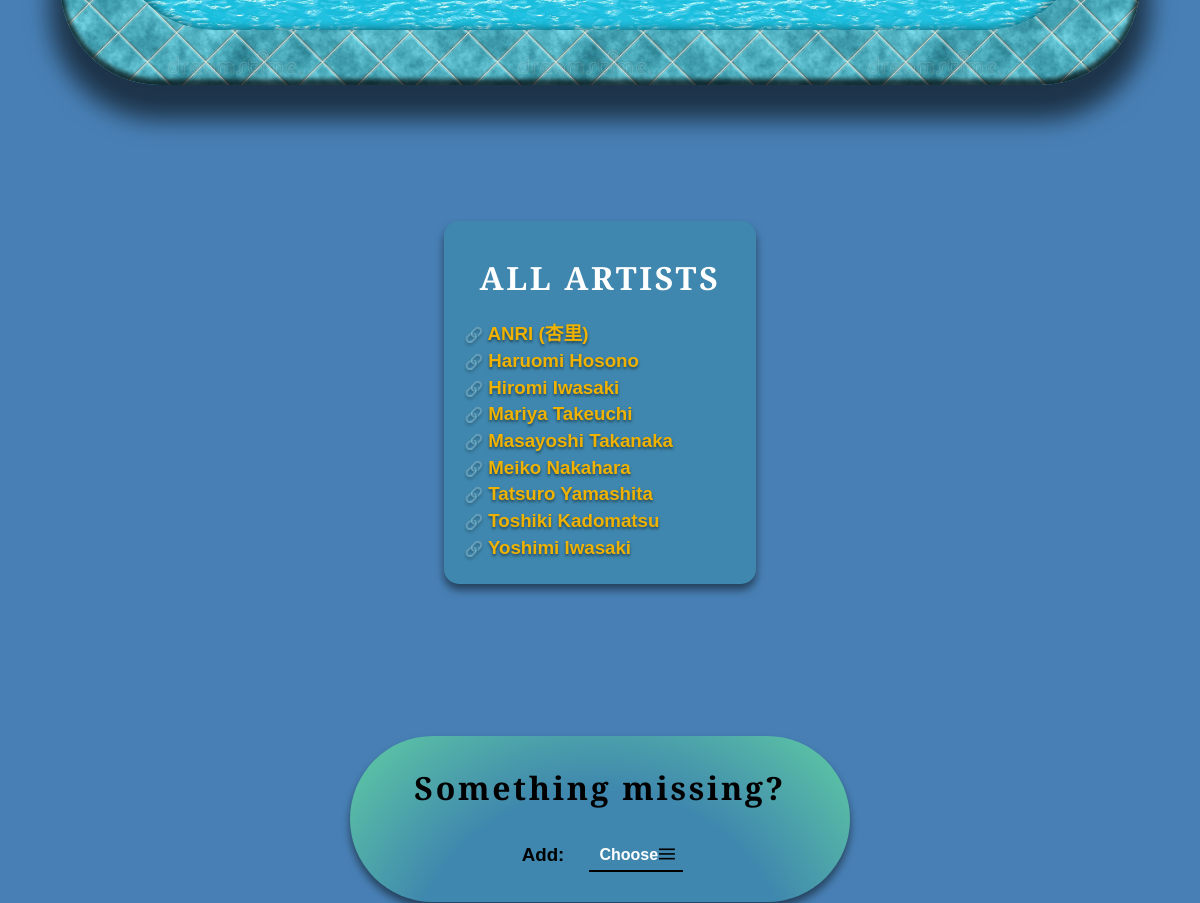
The app's page /home (signed in, middle part), older data.
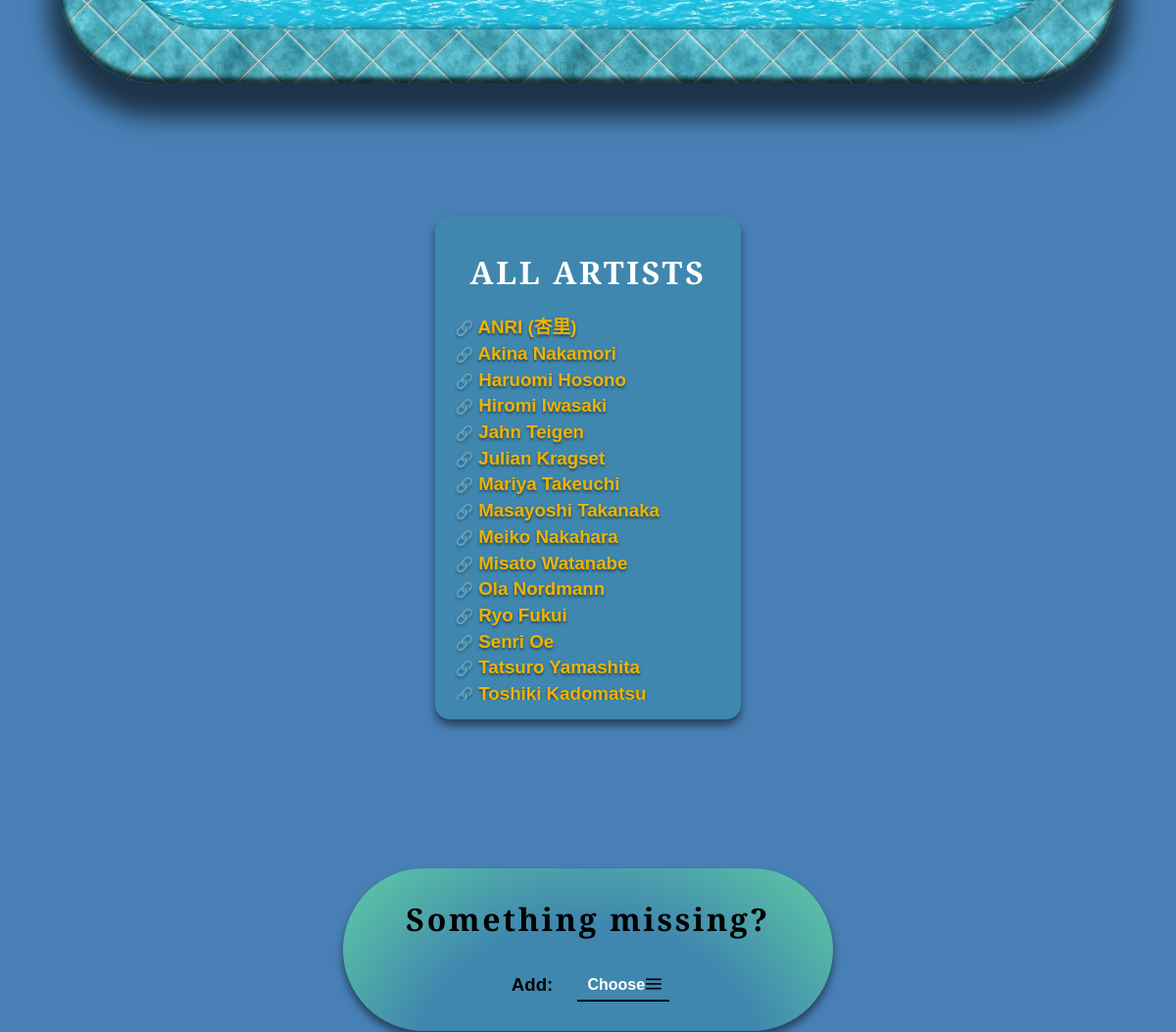
The same page, newer data.
### tables this page shows
CREATE TABLE `artist` (
  `artist_id` int(11) NOT NULL AUTO_INCREMENT,
  `firstName` varchar(45) NOT NULL,
  `lastName` varchar(45) DEFAULT NULL,
  `birthYear` year(4) DEFAULT NULL,
  `city_id` int(11) DEFAULT NULL,
  `imgURL` varchar(1000) DEFAULT NULL,
  `bio` varchar(5000) DEFAULT NULL,
  PRIMARY KEY (`artist_id`),
  KEY `FK_artist_city_idx` (`city_id`),
  CONSTRAINT `FK_artist_city` FOREIGN KEY (`city_id`) REFERENCES `city` (`city_id`) ON DELETE NO ACTION ON UPDATE NO ACTION
);

### _HTML/UI_allArtists.php (the view)
<div class="primary" id="allArtists">
    <h1 style="margin: 15px; position: sticky"> ALL ARTISTS </h1>
    <span style="width: 100%; max-height: 400px !important; overflow-y: scroll; overflow-x: hidden;">
        <?php $artists = $conn->query("SELECT * FROM artist ORDER BY firstName");
        while ($row = $artists->fetch_assoc()) {
            $artist_id = $row['artist_id'];
            $artist_firstName = $row['firstName'];
            $artist_lastName = $row['lastName'];
            echo "<h3 style='width: 100%; text-align: left; margin-left: 0%; word-break: break-all'> " .
                "<a href='../artist?a=$artist_id'> $artist_firstName $artist_lastName </a> </h3>";
        } ?>
    </span>
</div>

### home/index.php (shortened to what this page needs)
<?php
    require '../_PHP/connection.php';
?>
<!DOCTYPE html>
<html>
<head>
    <link href="stylesheet.css" rel="stylesheet">
    <link href="../_CSS/classes.css" rel="stylesheet">
    <link href="../_CSS/universal_generic.css" rel="stylesheet">
    <link href="../_CSS/universal_theme.css" rel="stylesheet">
</head>
<body>
<div id="documentWrapper" class="container column" style="margin-top: 300px/*325*/">
    <div id="spotlightBorder">
        <div id="spotlightContainer"></div>
    </div>
    <?php include '../_HTML/UI_allArtists.php' ?>
</div>
</body>
</html>

### home/stylesheet.css (style rules this page uses)
#spotlightBorder { margin : 5vw; padding : 30px; background-image : var(--borderImg); background-repeat : repeat; background-size : 350px; border-radius : var(--tableRadius); box-shadow : 0 25px 25px 10px rgba(0, 0, 0, 0.6), inset 0 -3px 4px 3px rgba(0, 0, 0, 0.7); }
#spotlightContainer { background-image : var(--divBackgroundImg); animation : bg-pan-bottom 55s infinite; animation-timing-function : linear; background-repeat : repeat; background-size : 300px; flex-direction : row; max-width : 1000px; padding : 25px; margin : 25px; border-radius : var(--tableRadius); justify-content : space-evenly; align-content : space-around; box-shadow : inset 0 7px 8px 8px rgba(0, 0, 0, 0.5); }

### _CSS/classes.css (style rules this page uses)
.container { margin : 0; padding : 0; background-color : transparent !important; border-style : none; border-radius : 0; border-width : 0 !important; box-shadow : none !important; }
.primary a { color : var(--secondary) }
div a { color : var(--secondaryVariant); }
.row { flex-direction : row; }
.column { flex-direction : column; }
.minimalistInput { background-color : transparent !important; box-shadow : none !important; outline : none !important; border : none !important; border-bottom : 2px solid black !important; border-radius : 0 !important; margin : auto; }
.minimalistInput::placeholder { color : var(--onPrimary) !important; }
.primary { background-color : var(--primary); color : var(--onPrimary) }
.primary > p, .primary > h1, .primary > h2, .primary > h3, .primary > h4, .primary > h5 { color : var(--onPrimary) !important; }
:root { --speechBubbleColor : var(--secondary); }

### _CSS/universal_generic.css (style rules this page uses)
:root { --primary : #3f87ae; --primaryVariant : #60CDA3; --secondary : #f0b200; --secondaryVariant : #F58538; --background : #4880B6; --backgroundSecondary : #4880B6; --surface : #F5F1ED; --error : #C53426; --onPrimary : white; --onSecondary : black; --onBackground : black; --onSurface : black; --onError : #F5F1ED; --red : #C80E0F; --redOpaque : rgba(200, 14, 15, 0.65); --borderRadius : 15px; --shadowColor : rgba(0, 0, 0, .5); --shadowColorSides : rgba(0, 0, 0, .5); }
html { overflow : scroll; overflow-x : hidden; scrollbar-width : none; scroll-behavior : smooth; }
body { width : 100vw; height : auto; min-height : 100vh; margin : 0; flex-wrap : wrap; overflow : auto; font-family : 'Nunito', Arial, sans-serif; cursor : url("../resources/etc/cursors/Numix_Cursors/NumixLight/Arrow.cur"), default; }
* { max-width : 100vw; flex-wrap : wrap; box-sizing : border-box; transition-duration : 0.5s; }
h1 { font-family : 'Playfair Display', Arial, serif; letter-spacing : 2pt; }
h2, h3, h4, h5 { font-family : Arial, serif; }
input, select, button, textarea { background-color : var(--secondary); outline : none; margin : 5px; padding : 5px; text-align : center; border-radius : var(--borderRadius); border-style : none; overflow : hidden; }
button, select, input[type=radio], input[type=checkbox], label { cursor : pointer !important; transition-duration : 0.5s; }
::placeholder { padding-left : 3px; color : var(--onSecondary); opacity : 0.5; }

Row changes from the older to the newer data that the page shows:
no longer on this page (row edited): artist: firstName "Yoshimi", lastName "Iwasaki"
added artist: firstName "Akina", lastName "Nakamori"
added artist: firstName "Jahn", lastName "Teigen"
added artist: firstName "Julian", lastName "Kragset"
added artist: firstName "Misato", lastName "Watanabe"
added artist: firstName "Ola", lastName "Nordmann"
added artist: firstName "Ryo", lastName "Fukui"
added artist: firstName "Senri", lastName "Oe"
